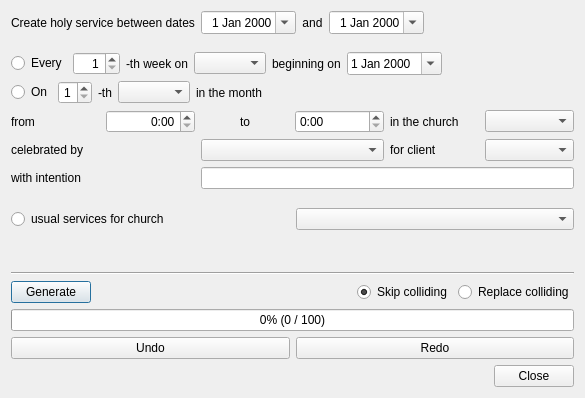
<?xml version="1.0" encoding="UTF-8"?>
<ui version="4.0">
 <class>ServiceGeneratorDlg</class>
 <widget class="QDialog" name="ServiceGeneratorDlg">
  <property name="geometry">
   <rect>
    <x>0</x>
    <y>0</y>
    <width>585</width>
    <height>398</height>
   </rect>
  </property>
  <property name="windowTitle">
   <string>Holy service generator</string>
  </property>
  <layout class="QVBoxLayout" name="verticalLayout">
   <item>
    <layout class="QHBoxLayout">
     <property name="spacing">
      <number>6</number>
     </property>
     <property name="margin">
      <number>0</number>
     </property>
     <item>
      <widget class="QLabel" name="label">
       <property name="text">
        <string>Create holy service between dates</string>
       </property>
      </widget>
     </item>
     <item>
      <widget class="QDateEdit" name="dateFrom">
       <property name="alignment">
        <set>Qt::AlignRight</set>
       </property>
       <property name="calendarPopup">
        <bool>true</bool>
       </property>
      </widget>
     </item>
     <item>
      <widget class="QLabel" name="label_2">
       <property name="text">
        <string>and</string>
       </property>
       <property name="alignment">
        <set>Qt::AlignCenter</set>
       </property>
      </widget>
     </item>
     <item>
      <widget class="QDateEdit" name="dateTo">
       <property name="alignment">
        <set>Qt::AlignRight</set>
       </property>
       <property name="calendarPopup">
        <bool>true</bool>
       </property>
      </widget>
     </item>
     <item>
      <spacer>
       <property name="orientation">
        <enum>Qt::Horizontal</enum>
       </property>
       <property name="sizeHint" stdset="0">
        <size>
         <width>40</width>
         <height>20</height>
        </size>
       </property>
      </spacer>
     </item>
    </layout>
   </item>
   <item>
    <spacer>
     <property name="orientation">
      <enum>Qt::Vertical</enum>
     </property>
     <property name="sizeHint" stdset="0">
      <size>
       <width>563</width>
       <height>16</height>
      </size>
     </property>
    </spacer>
   </item>
   <item>
    <layout class="QHBoxLayout">
     <property name="spacing">
      <number>6</number>
     </property>
     <property name="margin">
      <number>0</number>
     </property>
     <item>
      <widget class="QRadioButton" name="everyNthWeek">
       <property name="text">
        <string>Every</string>
       </property>
       <property name="checked">
        <bool>true</bool>
       </property>
      </widget>
     </item>
     <item>
      <widget class="QSpinBox" name="everyNthSpin">
       <property name="toolTip">
        <string>1 means every week, 2 every second week ...</string>
       </property>
       <property name="alignment">
        <set>Qt::AlignRight</set>
       </property>
       <property name="minimum">
        <number>1</number>
       </property>
       <property name="maximum">
        <number>500</number>
       </property>
       <property name="value">
        <number>1</number>
       </property>
      </widget>
     </item>
     <item>
      <widget class="QLabel" name="label_3">
       <property name="text">
        <string>-th week on</string>
       </property>
      </widget>
     </item>
     <item>
      <widget class="QComboBox" name="weekDayCombo1">
       <property name="toolTip">
        <string>Day in week (Monday...)</string>
       </property>
      </widget>
     </item>
     <item>
      <widget class="QLabel" name="label_4">
       <property name="text">
        <string>beginning on</string>
       </property>
      </widget>
     </item>
     <item>
      <widget class="QDateEdit" name="startOfCountingDate">
       <property name="toolTip">
        <string>Set the first date</string>
       </property>
       <property name="calendarPopup">
        <bool>true</bool>
       </property>
      </widget>
     </item>
     <item>
      <spacer>
       <property name="orientation">
        <enum>Qt::Horizontal</enum>
       </property>
       <property name="sizeHint" stdset="0">
        <size>
         <width>40</width>
         <height>20</height>
        </size>
       </property>
      </spacer>
     </item>
    </layout>
   </item>
   <item>
    <layout class="QHBoxLayout">
     <property name="spacing">
      <number>6</number>
     </property>
     <property name="margin">
      <number>0</number>
     </property>
     <item>
      <widget class="QRadioButton" name="nthWeekdayInMonth">
       <property name="text">
        <string>On</string>
       </property>
      </widget>
     </item>
     <item>
      <widget class="QSpinBox" name="weekdayOrder">
       <property name="toolTip">
        <string>Every second monday in month a.s.o.</string>
       </property>
       <property name="alignment">
        <set>Qt::AlignRight</set>
       </property>
       <property name="minimum">
        <number>1</number>
       </property>
       <property name="maximum">
        <number>5</number>
       </property>
       <property name="value">
        <number>1</number>
       </property>
      </widget>
     </item>
     <item>
      <widget class="QLabel" name="label_5">
       <property name="text">
        <string>-th</string>
       </property>
      </widget>
     </item>
     <item>
      <widget class="QComboBox" name="weekDayCombo2">
       <property name="toolTip">
        <string>Day in the week</string>
       </property>
      </widget>
     </item>
     <item>
      <widget class="QLabel" name="label_6">
       <property name="text">
        <string>in the month</string>
       </property>
      </widget>
     </item>
     <item>
      <spacer>
       <property name="orientation">
        <enum>Qt::Horizontal</enum>
       </property>
       <property name="sizeHint" stdset="0">
        <size>
         <width>40</width>
         <height>20</height>
        </size>
       </property>
      </spacer>
     </item>
    </layout>
   </item>
   <item>
    <layout class="QGridLayout">
     <property name="margin">
      <number>0</number>
     </property>
     <property name="spacing">
      <number>6</number>
     </property>
     <item row="1" column="2" colspan="2">
      <widget class="QComboBox" name="priestCombo"/>
     </item>
     <item row="2" column="0" colspan="2">
      <widget class="QLabel" name="label_10">
       <property name="text">
        <string>with intention</string>
       </property>
      </widget>
     </item>
     <item row="0" column="2">
      <widget class="QLabel" name="label_12">
       <property name="text">
        <string>to</string>
       </property>
       <property name="alignment">
        <set>Qt::AlignCenter</set>
       </property>
      </widget>
     </item>
     <item row="0" column="0">
      <widget class="QLabel" name="label_7">
       <property name="text">
        <string>from</string>
       </property>
      </widget>
     </item>
     <item row="2" column="2" colspan="4">
      <widget class="QLineEdit" name="intentionEdit"/>
     </item>
     <item row="0" column="3">
      <widget class="QTimeEdit" name="timeTo">
       <property name="toolTip">
        <string>Finish time of the holy service</string>
       </property>
       <property name="displayFormat">
        <string>H:mm</string>
       </property>
      </widget>
     </item>
     <item row="0" column="5">
      <widget class="QComboBox" name="churchCombo"/>
     </item>
     <item row="0" column="4">
      <widget class="QLabel" name="label_8">
       <property name="text">
        <string>in the church</string>
       </property>
      </widget>
     </item>
     <item row="1" column="5">
      <widget class="QComboBox" name="clientCombo"/>
     </item>
     <item row="0" column="1">
      <widget class="QTimeEdit" name="timeFrom">
       <property name="toolTip">
        <string>Start time of holy service</string>
       </property>
       <property name="alignment">
        <set>Qt::AlignRight</set>
       </property>
       <property name="displayFormat">
        <string>H:mm</string>
       </property>
      </widget>
     </item>
     <item row="1" column="0" colspan="2">
      <widget class="QLabel" name="label_9">
       <property name="text">
        <string>celebrated by</string>
       </property>
      </widget>
     </item>
     <item row="1" column="4">
      <widget class="QLabel" name="label_11">
       <property name="text">
        <string>for client</string>
       </property>
      </widget>
     </item>
    </layout>
   </item>
   <item>
    <spacer>
     <property name="orientation">
      <enum>Qt::Vertical</enum>
     </property>
     <property name="sizeHint" stdset="0">
      <size>
       <width>563</width>
       <height>16</height>
      </size>
     </property>
    </spacer>
   </item>
   <item>
    <layout class="QHBoxLayout" name="horizontalLayout">
     <item>
      <widget class="QRadioButton" name="usualServicesRadio">
       <property name="text">
        <string>usual services for church</string>
       </property>
      </widget>
     </item>
     <item>
      <widget class="UsualChurchCombo" name="usualChurchCombo"/>
     </item>
    </layout>
   </item>
   <item>
    <spacer name="verticalSpacer">
     <property name="orientation">
      <enum>Qt::Vertical</enum>
     </property>
     <property name="sizeHint" stdset="0">
      <size>
       <width>20</width>
       <height>40</height>
      </size>
     </property>
    </spacer>
   </item>
   <item>
    <widget class="Line" name="line">
     <property name="orientation">
      <enum>Qt::Horizontal</enum>
     </property>
    </widget>
   </item>
   <item>
    <layout class="QHBoxLayout">
     <property name="spacing">
      <number>6</number>
     </property>
     <property name="margin">
      <number>0</number>
     </property>
     <item>
      <widget class="QPushButton" name="generateButton">
       <property name="toolTip">
        <string>Starts the generator</string>
       </property>
       <property name="text">
        <string>Generate</string>
       </property>
       <property name="icon">
        <iconset resource="HolyServices.qrc">
         <normaloff>:/images/exec.png</normaloff>:/images/exec.png</iconset>
       </property>
      </widget>
     </item>
     <item>
      <spacer>
       <property name="orientation">
        <enum>Qt::Horizontal</enum>
       </property>
       <property name="sizeHint" stdset="0">
        <size>
         <width>40</width>
         <height>20</height>
        </size>
       </property>
      </spacer>
     </item>
     <item>
      <widget class="QRadioButton" name="skipCollisionRadio">
       <property name="toolTip">
        <string>Generator does NOT overwrite already existing service</string>
       </property>
       <property name="text">
        <string>Skip colliding</string>
       </property>
       <property name="checked">
        <bool>true</bool>
       </property>
      </widget>
     </item>
     <item>
      <widget class="QRadioButton" name="replaceCollisionRadio">
       <property name="toolTip">
        <string>Generator overwrites already existing services if they happen to be in the same church in the same time</string>
       </property>
       <property name="text">
        <string>Replace colliding</string>
       </property>
      </widget>
     </item>
    </layout>
   </item>
   <item>
    <widget class="QProgressBar" name="progressBar">
     <property name="value">
      <number>0</number>
     </property>
     <property name="orientation">
      <enum>Qt::Horizontal</enum>
     </property>
     <property name="format">
      <string notr="true">%p% (%v / %m)</string>
     </property>
    </widget>
   </item>
   <item>
    <layout class="QHBoxLayout" name="horizontalLayout_2">
     <item>
      <widget class="QPushButton" name="undoButton">
       <property name="toolTip">
        <string>Revert recent generator run</string>
       </property>
       <property name="text">
        <string>Undo</string>
       </property>
       <property name="icon">
        <iconset resource="HolyServices.qrc">
         <normaloff>:/images/undo.png</normaloff>:/images/undo.png</iconset>
       </property>
      </widget>
     </item>
     <item>
      <widget class="QPushButton" name="redoButton">
       <property name="text">
        <string>Redo</string>
       </property>
       <property name="icon">
        <iconset resource="HolyServices.qrc">
         <normaloff>:/images/redo.png</normaloff>:/images/redo.png</iconset>
       </property>
      </widget>
     </item>
    </layout>
   </item>
   <item>
    <widget class="QDialogButtonBox" name="buttonBox">
     <property name="toolTip">
      <string>Close generator without generating the services</string>
     </property>
     <property name="orientation">
      <enum>Qt::Horizontal</enum>
     </property>
     <property name="standardButtons">
      <set>QDialogButtonBox::Close</set>
     </property>
    </widget>
   </item>
  </layout>
 </widget>
 <customwidgets>
  <customwidget>
   <class>UsualChurchCombo</class>
   <extends>QComboBox</extends>
   <header>UsualChurchCombo.h</header>
  </customwidget>
 </customwidgets>
 <tabstops>
  <tabstop>dateFrom</tabstop>
  <tabstop>dateTo</tabstop>
  <tabstop>everyNthWeek</tabstop>
  <tabstop>everyNthSpin</tabstop>
  <tabstop>weekDayCombo1</tabstop>
  <tabstop>startOfCountingDate</tabstop>
  <tabstop>nthWeekdayInMonth</tabstop>
  <tabstop>weekdayOrder</tabstop>
  <tabstop>weekDayCombo2</tabstop>
  <tabstop>timeFrom</tabstop>
  <tabstop>timeTo</tabstop>
  <tabstop>churchCombo</tabstop>
  <tabstop>priestCombo</tabstop>
  <tabstop>clientCombo</tabstop>
  <tabstop>intentionEdit</tabstop>
  <tabstop>usualServicesRadio</tabstop>
  <tabstop>usualChurchCombo</tabstop>
  <tabstop>generateButton</tabstop>
  <tabstop>skipCollisionRadio</tabstop>
  <tabstop>replaceCollisionRadio</tabstop>
  <tabstop>undoButton</tabstop>
  <tabstop>redoButton</tabstop>
  <tabstop>buttonBox</tabstop>
 </tabstops>
 <resources>
  <include location="HolyServices.qrc"/>
 </resources>
 <connections/>
</ui>
